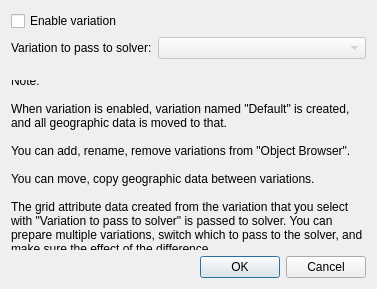
<?xml version="1.0" encoding="UTF-8"?>
<ui version="4.0">
 <class>PreProcessorGeoDataGroupDataItem_VariationSettingDialog</class>
 <widget class="QDialog" name="PreProcessorGeoDataGroupDataItem_VariationSettingDialog">
  <property name="geometry">
   <rect>
    <x>0</x>
    <y>0</y>
    <width>377</width>
    <height>289</height>
   </rect>
  </property>
  <property name="windowTitle">
   <string>Variation Setting</string>
  </property>
  <layout class="QVBoxLayout" name="verticalLayout">
   <item>
    <widget class="QCheckBox" name="enableCheckBox">
     <property name="text">
      <string>Enable variation</string>
     </property>
    </widget>
   </item>
   <item>
    <layout class="QHBoxLayout" name="horizontalLayout" stretch="0,1">
     <item>
      <widget class="QLabel" name="activeVariationLabel">
       <property name="text">
        <string>Variation to pass to solver:</string>
       </property>
      </widget>
     </item>
     <item>
      <widget class="QComboBox" name="activeVariationComboBox">
       <property name="enabled">
        <bool>false</bool>
       </property>
      </widget>
     </item>
    </layout>
   </item>
   <item>
    <spacer name="verticalSpacer">
     <property name="orientation">
      <enum>Qt::Vertical</enum>
     </property>
     <property name="sizeType">
      <enum>QSizePolicy::Fixed</enum>
     </property>
     <property name="sizeHint" stdset="0">
      <size>
       <width>20</width>
       <height>15</height>
      </size>
     </property>
    </spacer>
   </item>
   <item>
    <widget class="QLabel" name="noteLabel">
     <property name="text">
      <string>Note:

When variation is enabled, variation named &quot;Default&quot; is created, and all geographic data is moved to that.

You can add, rename, remove variations from &quot;Object Browser&quot;.

You can move, copy geographic data between variations.

The grid attribute data created from the variation that you select with &quot;Variation to pass to solver&quot; is passed to solver. You can prepare multiple variations, switch which to pass to the solver, and make sure the effect of the difference.</string>
     </property>
     <property name="wordWrap">
      <bool>true</bool>
     </property>
    </widget>
   </item>
   <item>
    <spacer name="verticalSpacer_2">
     <property name="orientation">
      <enum>Qt::Vertical</enum>
     </property>
     <property name="sizeHint" stdset="0">
      <size>
       <width>20</width>
       <height>3</height>
      </size>
     </property>
    </spacer>
   </item>
   <item>
    <widget class="QDialogButtonBox" name="buttonBox">
     <property name="orientation">
      <enum>Qt::Horizontal</enum>
     </property>
     <property name="standardButtons">
      <set>QDialogButtonBox::Cancel|QDialogButtonBox::Ok</set>
     </property>
    </widget>
   </item>
  </layout>
 </widget>
 <resources/>
 <connections>
  <connection>
   <sender>buttonBox</sender>
   <signal>accepted()</signal>
   <receiver>PreProcessorGeoDataGroupDataItem_VariationSettingDialog</receiver>
   <slot>accept()</slot>
   <hints>
    <hint type="sourcelabel">
     <x>217</x>
     <y>260</y>
    </hint>
    <hint type="destinationlabel">
     <x>157</x>
     <y>274</y>
    </hint>
   </hints>
  </connection>
  <connection>
   <sender>buttonBox</sender>
   <signal>rejected()</signal>
   <receiver>PreProcessorGeoDataGroupDataItem_VariationSettingDialog</receiver>
   <slot>reject()</slot>
   <hints>
    <hint type="sourcelabel">
     <x>316</x>
     <y>260</y>
    </hint>
    <hint type="destinationlabel">
     <x>286</x>
     <y>274</y>
    </hint>
   </hints>
  </connection>
  <connection>
   <sender>enableCheckBox</sender>
   <signal>toggled(bool)</signal>
   <receiver>activeVariationComboBox</receiver>
   <slot>setEnabled(bool)</slot>
   <hints>
    <hint type="sourcelabel">
     <x>97</x>
     <y>19</y>
    </hint>
    <hint type="destinationlabel">
     <x>271</x>
     <y>49</y>
    </hint>
   </hints>
  </connection>
 </connections>
</ui>
